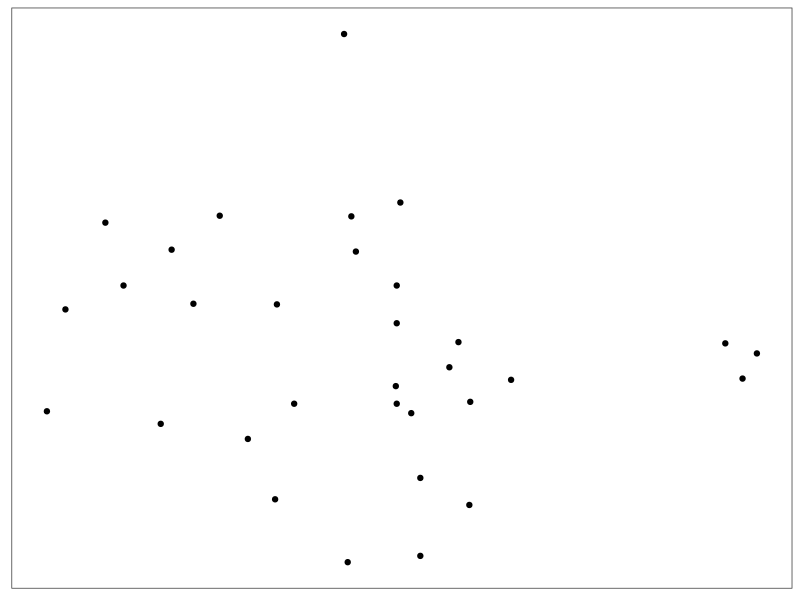
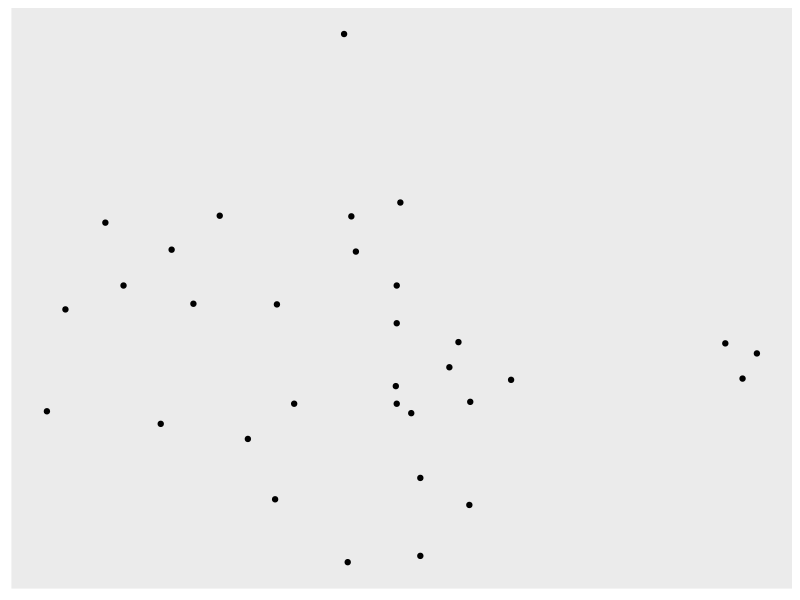

Write R code to recreate these figures, in order.
library(ggforce)


### Name: theme_no_axes
### Title: Theme without axes and gridlines
### Aliases: theme_no_axes

### ** Examples

p <- ggplot() + geom_point(aes(x = wt, y = qsec), data = mtcars)

p + theme_no_axes()
p + theme_no_axes(theme_grey())
